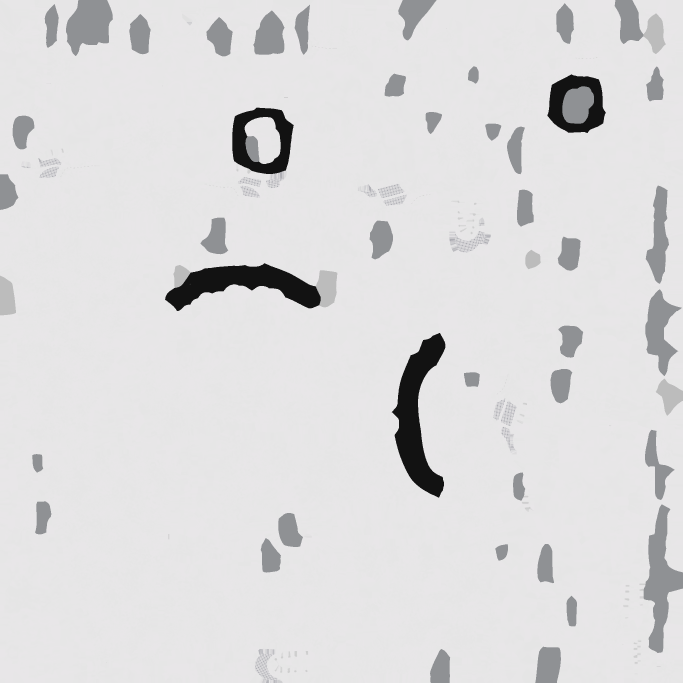
#> input picture assets/Godiva_Godiva_Clothing_Base_color-Godiva_Clothing_Opacity.png, 2048 x 2048 px, given in place of _raw_dark_man_albedo.png, which was not available (shown at 1/3 size); the run also reads 1 picture not shown here
$ python generate_dark_man.py
#> lines starting #> are read from the running program, lines starting #| are printed output that depends on the picture
#!/usr/bin/env python3
"""End-to-end Dark Man & Tactical Fire Axe post-processing and asset manifest builder.

Performs Gate 4 delighting on raw baked albedos, generates micro-detail normal/roughness
channels, packs 2048x2048 linear ORM textures (R=AO, G=Roughness, B=Metallic), cleans
temporary intermediate textures, and writes asset_manifest.json.
"""

from __future__ import annotations

import argparse
import json
import subprocess
import sys
from pathlib import Path

import numpy as np
from PIL import Image, ImageFilter


REPO_ROOT = Path(__file__).resolve().parents[2]
DEFAULT_OUT_DIR = REPO_ROOT / "assets" / "models" / "dark_man"
BLENDER_SCRIPT = REPO_ROOT / "tools" / "blender" / "generators" / "dark_man.py"


def delight_albedo(raw_path: Path, out_path: Path, target_luma: float = 0.088, size: int = 2048) -> None:
    """Strips baked studio lighting gradients using masked low-pass normalization -> neutral carbon."""
#> called with target_luma = 0.088, size = 2048
    img = Image.open(raw_path).convert("RGB").resize((size, size), Image.Resampling.LANCZOS)
    arr = np.asarray(img, dtype=np.float32) / 255.0

    # Masked blur prevents black UV gutters from dragging local denominator down around thin limbs
    valid = (arr.sum(axis=-1, keepdims=True) > 0.015).astype(np.float32)
#> valid: shape (2048, 2048, 1) float32; every value is 1
    num_blur = np.asarray(
        Image.fromarray(np.clip(arr * valid * 255.0, 0, 255).astype(np.uint8)).filter(
            ImageFilter.GaussianBlur(radius=40)
        ),
        dtype=np.float32,
    ) / 255.0
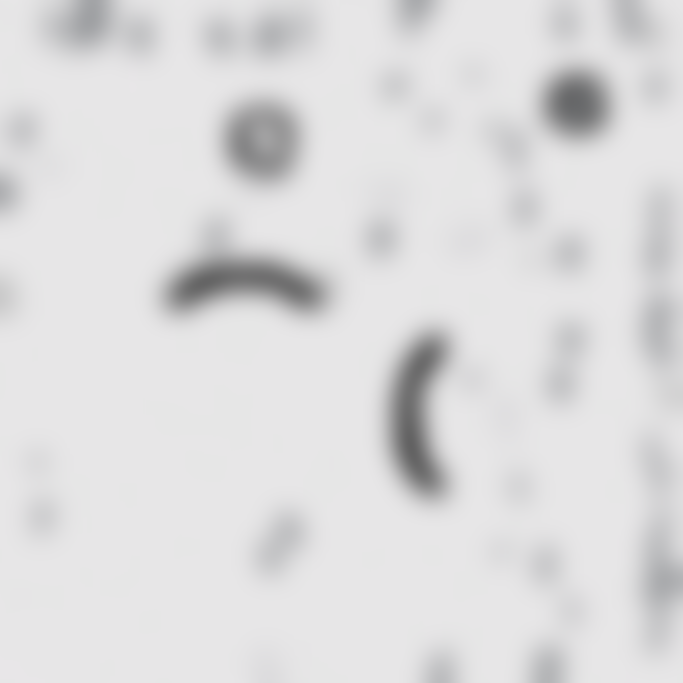
#> num_blur: shape (2048, 2048, 3) float32 (shown at 1/3 size); mean R, G, B 0.885, 0.884, 0.887
    den_blur = np.asarray(
        Image.fromarray(np.clip(valid[:, :, 0] * 255.0, 0, 255).astype(np.uint8)).filter(
            ImageFilter.GaussianBlur(radius=40)
        ),
        dtype=np.float32,
    )[:, :, None] / 255.0

    local_avg = num_blur / np.maximum(den_blur, 0.15)
    local_luma = np.maximum(local_avg.mean(axis=-1, keepdims=True), 0.04)
    src_luma = arr.mean(axis=-1, keepdims=True)

    # Desaturate studio color casts while preserving subtle neutral fold micro-contrast
    ratio = (src_luma / local_luma) * target_luma
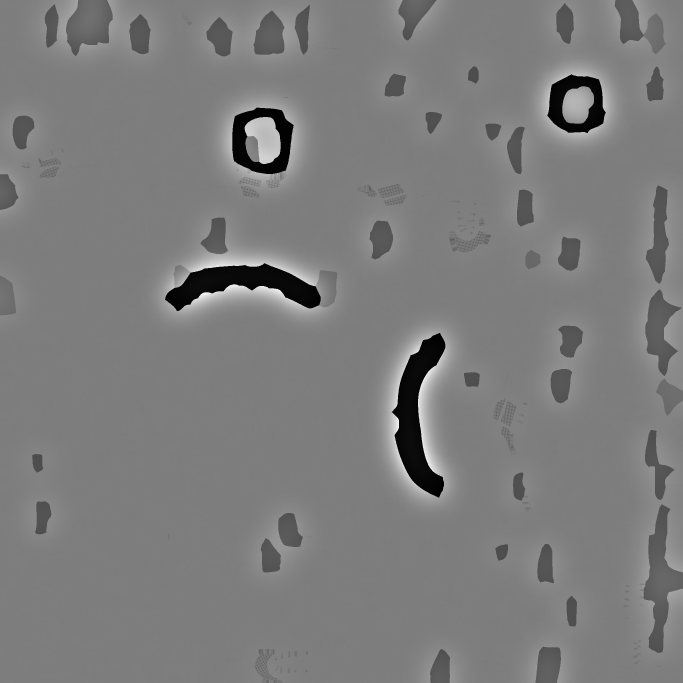
#> ratio: shape (2048, 2048, 1) float32 (shown at 1/3 size); min 0.00853, max 0.17, mean 0.0874; drawn with min black and max white
    carbon_luma = np.clip(ratio, target_luma * 0.68, target_luma * 1.45)
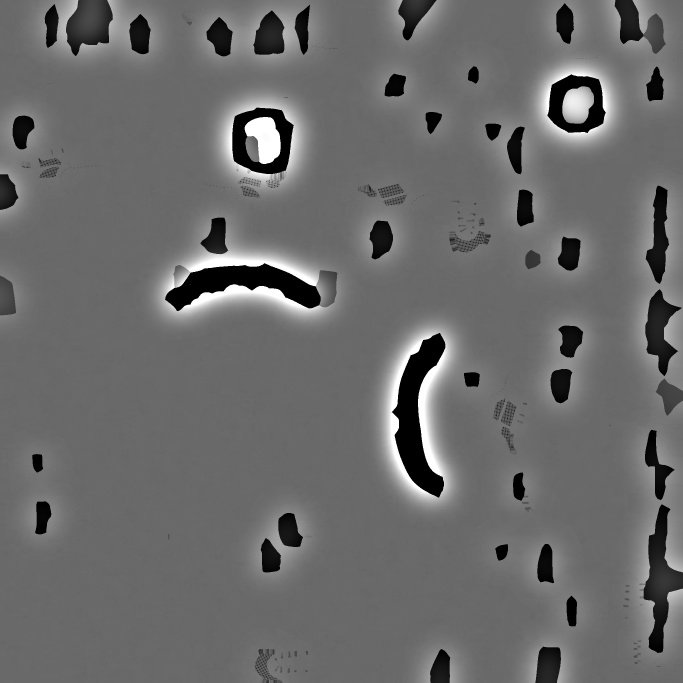
#> carbon_luma: shape (2048, 2048, 1) float32 (shown at 1/3 size); min 0.0598, max 0.128, mean 0.0885; drawn with min black and max white
    neutral = np.repeat(carbon_luma, 3, axis=-1)
    # Keep only 20% of subtle neutral material tint, never chalky blue-grey glares
    blended = neutral * 0.85 + np.clip((arr / np.maximum(local_avg, 0.04)) * target_luma, 0.05, 0.13) * 0.15

    final_arr = np.where(valid > 0.5, blended, target_luma)
    delighted = np.clip(final_arr * 255.0, 0.0, 255.0).astype(np.uint8)
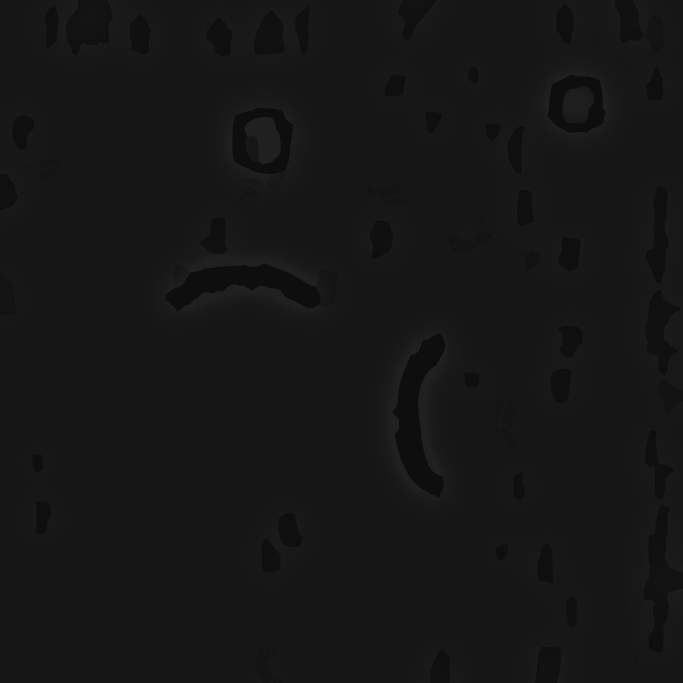
#> delighted: shape (2048, 2048, 3) (shown at 1/3 size); mean R, G, B 22.1, 22.1, 22.1
    Image.fromarray(delighted, mode="RGB").save(out_path, format="PNG", optimize=True)


def enhance_suit_normal(
    raw_normal_path: Path,
    delighted_albedo_path: Path,
    out_path: Path,
    size: int = 2048,
) -> None:
    """Blends high-frequency garment fold bump onto Cycles tangent normal (+Y OpenGL)."""
#> called with size = 2048
    base_n = Image.open(raw_normal_path).convert("RGB").resize((size, size), Image.Resampling.LANCZOS)
    alb_luma = Image.open(delighted_albedo_path).convert("L").resize((size, size), Image.Resampling.LANCZOS)

    n_arr = (np.asarray(base_n, dtype=np.float32) / 255.0) * 2.0 - 1.0
#> n_arr: shape (2048, 2048, 3) float32; every value is -1
    h = np.asarray(alb_luma, dtype=np.float32) / 255.0
    # Compute subtle fabric wrinkle derivatives
    dh_dx = np.roll(h, -1, axis=1) - np.roll(h, 1, axis=1)
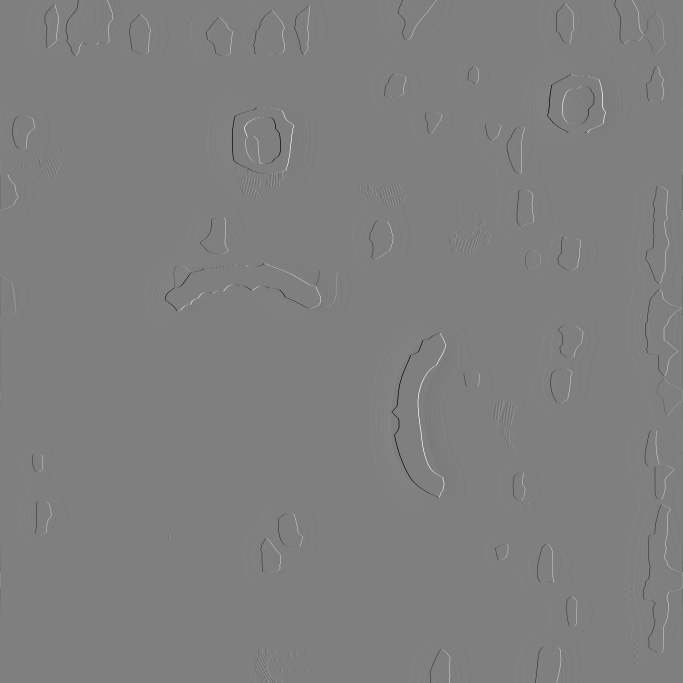
#> dh_dx: shape (2048, 2048) float32 (shown at 1/3 size); min -0.0706, max 0.0706, mean -7.21e-13; drawn with min black and max white
    dh_dy = np.roll(h, -1, axis=0) - np.roll(h, 1, axis=0)

    n_arr[:, :, 0] -= dh_dx * 1.4
    n_arr[:, :, 1] += dh_dy * 1.4  # OpenGL +Y up
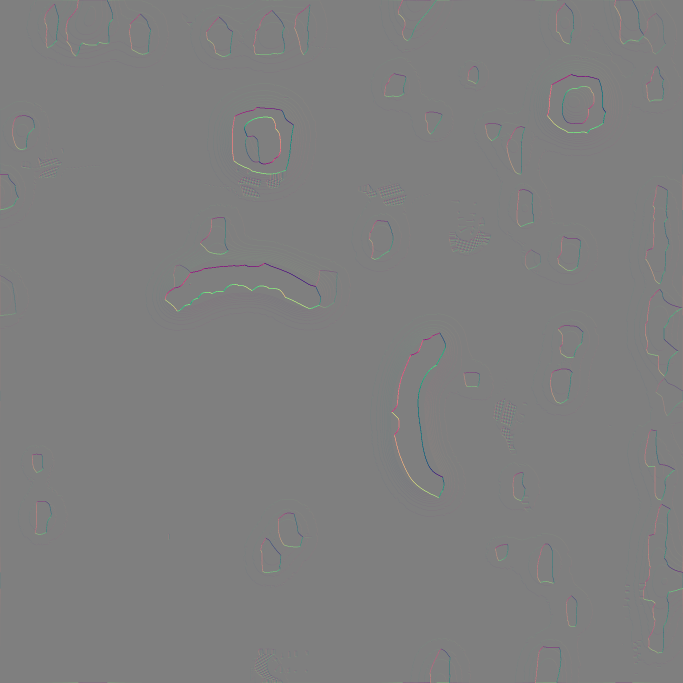
#> n_arr: shape (2048, 2048, 3) float32 (shown at 1/3 size); mean R, G, B -1, -1, -1; drawn with min black and max white
    norm = np.maximum(np.linalg.norm(n_arr, axis=-1, keepdims=True), 1e-5)
    n_unit = np.clip(((n_arr / norm) * 0.5 + 0.5) * 255.0, 0.0, 255.0).astype(np.uint8)
    Image.fromarray(n_unit, mode="RGB").save(out_path, format="PNG", optimize=True)


def pack_suit_orm(ao_path: Path, albedo_path: Path, out_path: Path, size: int = 2048) -> None:
    """Packs 2048x2048 linear ORM for carbon-black semi-matte elastomer suit."""
#> called with size = 2048
    ao = Image.open(ao_path).convert("L").resize((size, size), Image.Resampling.LANCZOS)
#> ao: PIL image 2048x2048 L; every value is 0
    alb = Image.open(albedo_path).convert("L").resize((size, size), Image.Resampling.LANCZOS)

    ao_arr = np.asarray(ao, dtype=np.float32) / 255.0
#> ao_arr: shape (2048, 2048) float32; every value is 0
    alb_arr = np.asarray(alb, dtype=np.float32) / 255.0

    # Semi-matte elastomer: creases rougher (~0.56), exposed surfaces (~0.36)
    rough_arr = np.clip(0.36 + (1.0 - ao_arr) * 0.22 + (0.10 - np.minimum(alb_arr, 0.10)) * 0.6, 0.28, 0.65)
    r_chan = np.clip(ao_arr * 255.0, 0.0, 255.0).astype(np.uint8)
    g_chan = np.clip(rough_arr * 255.0, 0.0, 255.0).astype(np.uint8)
    b_chan = np.zeros((size, size), dtype=np.uint8)

    orm = np.stack([r_chan, g_chan, b_chan], axis=-1)
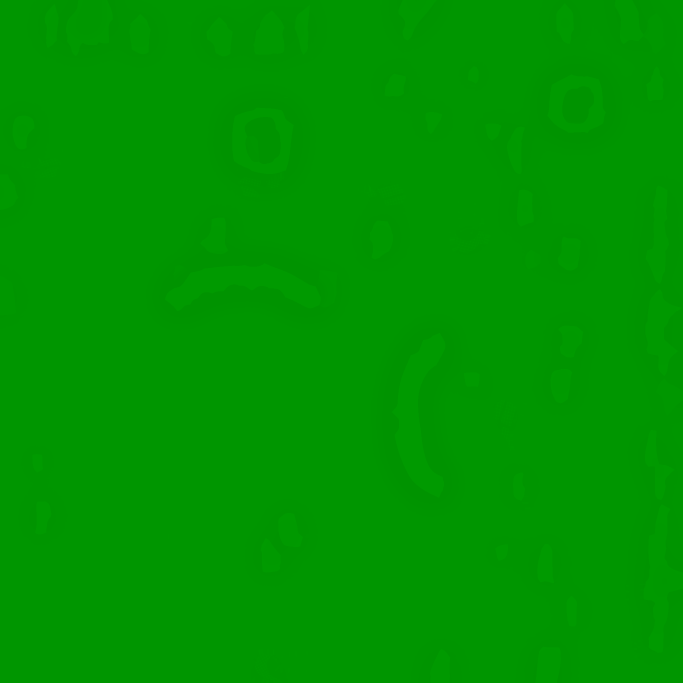
#> orm: shape (2048, 2048, 3) (shown at 1/3 size); mean of channels 0, 1, 2 0, 149.9, 0; drawn as R, G, B
    Image.fromarray(orm, mode="RGB").save(out_path, format="PNG", optimize=True)


def pack_axe_orm(
    ao_path: Path,
    rough_path: Path,
    metal_path: Path,
    out_path: Path,
    size: int = 2048,
) -> None:
    """Packs 2048x2048 linear ORM for fire axe (gunmetal steel head + vulcanized rubber grip)."""
#> (the run stopped early here; a loop or call above may not have finished)
